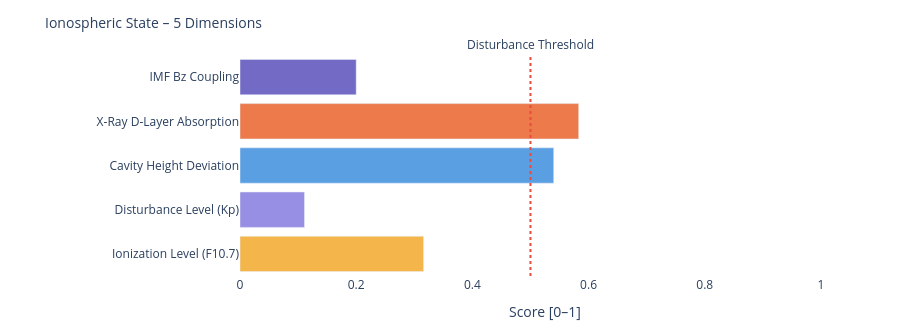

The cell this chart's notebook holds for it:
### Markdown cell above
---
### 📐 Systemic Insight: Geometric Cavity vs. Real Schumann Resonance

**Relevant for:** Layer 6 = delta analysis &nbsp;|&nbsp; Layer 7 = feature vector / system interpretation

A cavity height change from 80 km to 70 km shifts the **idealized geometric frequencies** only minimally:

| Modus | Aktuell | Referenz | Δ |
|-------|---------|----------|---|
| SR-1 | 10.4762 Hz | 10.4599 Hz | +16 mHz |
| SR-2 | 18.1452 Hz | 18.1171 Hz | +28 mHz |
| SR-3 | 25.6612 Hz | 25.6215 Hz | +40 mHz |
| SR-4 | 33.1285 Hz | 33.0772 Hz | +51 mHz |

The geometric effect is limited because 10 km is very small compared to Earth's radius (~6371 km).

**Consequence:** Real Schumann deviations are likely driven more strongly by **conductivity, damping, day/night structure, lightning distribution and source geometry** than by pure cavity height.

---

**Layer 6 compares:**
```
geometric Δ from Layer 4  vs.  observed Δ from real Schumann measurement data
```

**Layer 7 Feature:**
```
If real Δ >> geometric Δ  →  non-geometric factors dominant
```

### Code cell
# ============================================================
# IONOSPHERIC STATE – Summary gauge
# Five dimensions: ionization, disturbance, cavity height, X-Ray, Bz coupling
# ============================================================

def norm(v, lo, hi):
    if v is None: return None
    return round(max(0.0, min(1.0, (v - lo) / (hi - lo))), 3)

# Ionization level (F10.7 → F2-Layer)
ioniz = norm(f107_val, 60, 250)

# Disturbance level (Kp → E/F-Layer irregularities)
disturb = norm(kp_val, 0, 9)

# Cavity height deviation from reference (80 km)
h_dev = norm(abs(h_eff - 80), 0, 20)

# X-Ray ionization (D-Layer absorption)
xray_ioniz = None
if xray_now is not None:
    xray_ioniz = norm(math.log10(max(xray_now, 1e-9)) + 9, 0, 5)

# Bz coupling (southward Bz → stronger magnetosphere-ionosphere coupling)
bz_coupling = norm(-(bz_now or 0), -5, 30) if bz_now is not None else None

dims = [
    ('Ionization Level (F10.7)',    ioniz,      '#F2A623'),
    ('Disturbance Level (Kp)',      disturb,    '#7F77DD'),
    ('Cavity Height Deviation',     h_dev,      '#378ADD'),
    ('X-Ray D-Layer Absorption',    xray_ioniz, '#E85D24'),
    ('IMF Bz Coupling',             bz_coupling,'#534AB7'),
]

fig = go.Figure()
for name, val, col in dims:
    if val is not None:
        h = int(val * 20)
        bar = '█' * h + '░' * (20 - h)
        label = f'{name}:  {bar}  {val:.3f}'
    else:
        label = f'{name}:  {"─" * 20}  n/a'
    fig.add_trace(go.Bar(
        x=[val if val is not None else 0],
        y=[name],
        orientation='h',
        marker_color=col, opacity=0.82,
        showlegend=False
    ))

fig.add_vline(x=0.5, line_dash='dot', line_color='#e74c3c',
              annotation_text='Disturbance Threshold', annotation_position='top')
fig.update_layout(
    title=dict(text='Ionospheric State – 5 Dimensions', font=dict(size=14)),
    xaxis=dict(title='Score [0–1]', range=[0, 1.05]),
    height=330, plot_bgcolor='rgba(0,0,0,0)', paper_bgcolor='rgba(0,0,0,0)',
    margin=dict(l=240, r=50, t=55, b=40)
)
fig.show()

print(f'\nIonospheric state:')
for name, val, _ in dims:
    print(f'  {name:<35} {val:.3f}' if val is not None else f'  {name:<35} n/a')

### Figure 1 — Plotly figure (JSON) as saved in the notebook; plotly's stock layout.template omitted (floating-point values rounded to 4 significant figures)
{"data": [{"marker": {"color": "#F2A623"}, "opacity": 0.82, "orientation": "h", "showlegend": false, "type": "bar", "x": [0.316], "y": ["Ionization Level (F10.7)"]}, {"marker": {"color": "#7F77DD"}, "opacity": 0.82, "orientation": "h", "showlegend": false, "type": "bar", "x": [0.111], "y": ["Disturbance Level (Kp)"]}, {"marker": {"color": "#378ADD"}, "opacity": 0.82, "orientation": "h", "showlegend": false, "type": "bar", "x": [0.54], "y": ["Cavity Height Deviation"]}, {"marker": {"color": "#E85D24"}, "opacity": 0.82, "orientation": "h", "showlegend": false, "type": "bar", "x": [0.583], "y": ["X-Ray D-Layer Absorption"]}, {"marker": {"color": "#534AB7"}, "opacity": 0.82, "orientation": "h", "showlegend": false, "type": "bar", "x": [0.2], "y": ["IMF Bz Coupling"]}], "layout": {"annotations": [{"showarrow": false, "text": "Disturbance Threshold", "x": 0.5, "xanchor": "center", "xref": "x", "y": 1, "yanchor": "bottom", "yref": "y domain"}], "height": 330, "margin": {"b": 40, "l": 240, "r": 50, "t": 55}, "paper_bgcolor": "rgba(0,0,0,0)", "plot_bgcolor": "rgba(0,0,0,0)", "shapes": [{"line": {"color": "#e74c3c", "dash": "dot"}, "type": "line", "x0": 0.5, "x1": 0.5, "xref": "x", "y0": 0, "y1": 1, "yref": "y domain"}], "title": {"font": {"size": 14}, "text": "Ionospheric State – 5 Dimensions"}, "xaxis": {"range": [0, 1.05], "title": {"text": "Score [0–1]"}}}}
